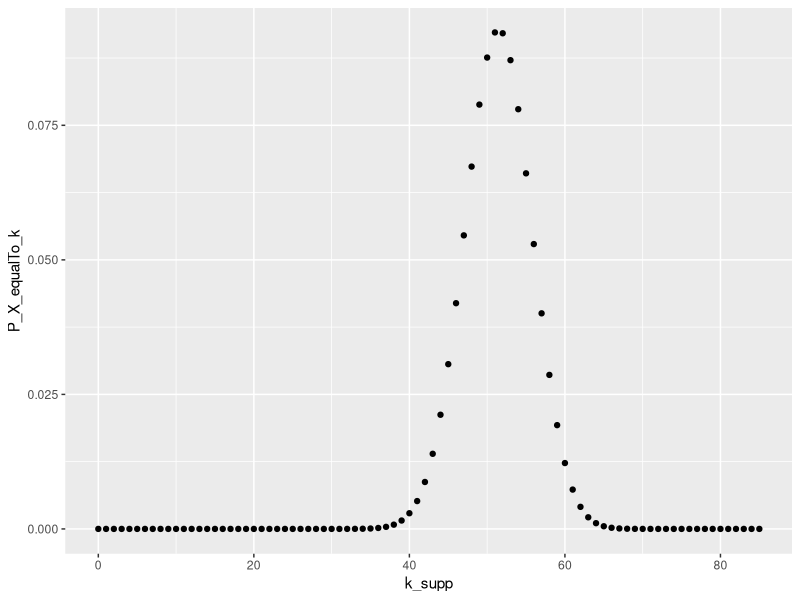
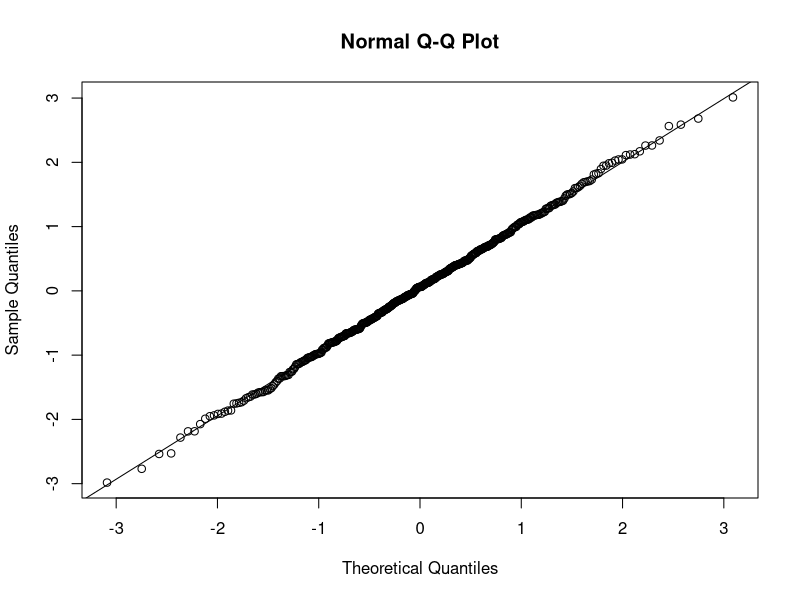
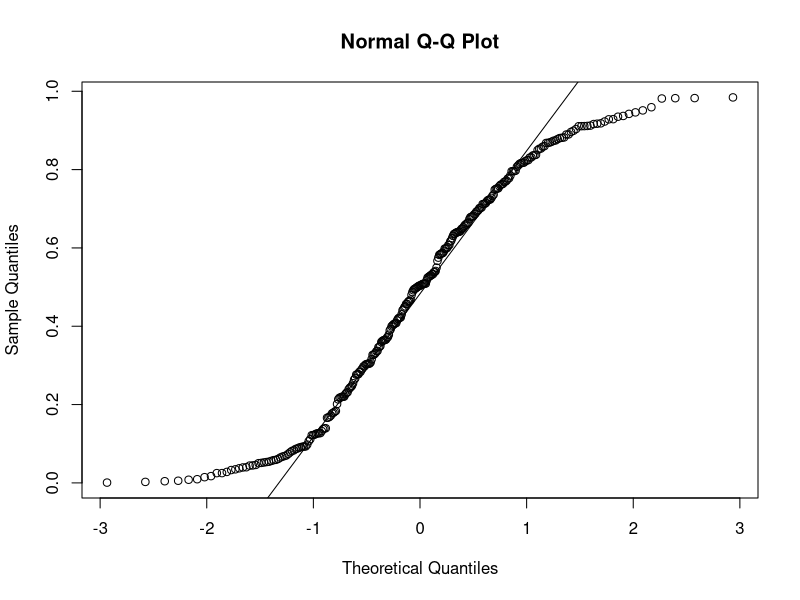

These figures' R source, in order:
## ---- chunk 1
knitr::opts_chunk$set(echo = TRUE)
library(ggplot2)
## ---- chunk 2
# Say we have the following (contingency) table
n_non_smoke_disease <- 35
n_smoke_disease <- 50
n_non_smoke_healthy <- 500
n_smoke_healthy <- 300

disease_smoke_tbl <- data.frame('disease' = c(n_non_smoke_disease, n_smoke_disease), 
                                'healthy' = c(n_non_smoke_healthy, n_smoke_healthy))

rownames(disease_smoke_tbl) <- c('non-smoke', 'smoke')

disease_smoke_tbl

# Then, we compare the disease proportions of smoke and non-smoke people.

# Null hypothesis H_0: p = p0. 
# - p is the diease proportion of one condition, non-smoke or smoke. 
# - p0 is the disease proportion of the other condition, and we take 
#   p0 as constant to perform one-sample proportion test. 

# If we use the disease proportion of smoke as p0:
prop.test(x = disease_smoke_tbl['non-smoke', 'disease'], n = sum(disease_smoke_tbl['non-smoke',]),
          p = disease_smoke_tbl['smoke', 'disease'] / sum(disease_smoke_tbl['smoke', ]),
          alternative = 'two.sided', correct = F)

# If we use the disease proportion of non-smoke as p0:
prop.test(x = disease_smoke_tbl['smoke', 'disease'], n = sum(disease_smoke_tbl['smoke',]),
          p = disease_smoke_tbl['non-smoke', 'disease'] / sum(disease_smoke_tbl['non-smoke', ]),
          alternative = 'two.sided', correct = F)

# If we use two-sample proportion test
prop.test(x = as.matrix(disease_smoke_tbl), alternative = 'two.sided', correct = F)
## ---- chunk 3
# sc represents statistical convention
sc_disease_smoke_tbl <- disease_smoke_tbl
sc_disease_smoke_tbl$total = rowSums(sc_disease_smoke_tbl)
sc_disease_smoke_tbl <- rbind(sc_disease_smoke_tbl, colSums(sc_disease_smoke_tbl))
rownames(sc_disease_smoke_tbl)[3] <- 'total'
sc_disease_smoke_tbl
## ---- chunk 4
# df is the shorthand for data frame.
disease_smoke_raw_df <- data.frame(
  disease = c(rep('yes', n_non_smoke_disease + n_smoke_disease), 
              rep('no', n_non_smoke_healthy + n_smoke_healthy)),
  smoke = c(rep('yes', n_smoke_disease), rep('no', n_non_smoke_disease),
            rep('yes', n_smoke_healthy), rep('no', n_non_smoke_healthy)),
  stringsAsFactors = F
)
head(disease_smoke_raw_df)

# Then, we prepare replace yes or no with more informative values.
# disease column:
# - yes -> disease
# - no  -> non-disease
# 
# smoke column
# - yes -> smoke
# - no  -> non-smoke
informative_ds_raw_df <- data.frame(
  disease = sapply(disease_smoke_raw_df$disease, function(x) {
    if (x == 'yes') {
      return('disease')
    } else if (x == 'no') {
      return('non-disease')
    } else {
      stop(paste("Unkown disease condition", x))
    }
  }), 
  smoke = sapply(disease_smoke_raw_df$smoke, function(x) {
    if (x == 'yes') {
      return('smoke')
    } else if (x == 'no') {
      return('non-smoke')
    } else {
      stop(paste("Unkown smoke condition", x))
    }
  })
)

# Generate contingency table
ds_2x2_tbl <- table(informative_ds_raw_df$smoke, informative_ds_raw_df$disease)
ds_2x2_tbl

# Identical to original table
disease_smoke_tbl
## ---- chunk 5
# Print the 2x2 table again
ds_2x2_tbl

# Perform chi square test
chisq.test(ds_2x2_tbl, correct = F)

# Compare to prop.test
prop.test(x = as.matrix(disease_smoke_tbl), alternative = 'two.sided', correct = F)
## ---- chunk 6
# This lists the number and marginal **sums**
sc_disease_smoke_tbl

# This lists the proportion and marginal **proportions**
sc_disease_smoke_tbl / sc_disease_smoke_tbl['total', 'total']

## ---- chunk 7
ds_2x2_tbl
n <- sum(ds_2x2_tbl)

p11 <- rowSums(ds_2x2_tbl)[1] / n * colSums(ds_2x2_tbl)[1] / n
p12 <- rowSums(ds_2x2_tbl)[1] / n * colSums(ds_2x2_tbl)[2] / n
p21 <- rowSums(ds_2x2_tbl)[2] / n * colSums(ds_2x2_tbl)[1] / n
p22 <- rowSums(ds_2x2_tbl)[2] / n * colSums(ds_2x2_tbl)[2] / n

e11 <- p11 * n
e12 <- p12 * n
e21 <- p21 * n
e22 <- p22 * n

x2_helper <- function(o, e) {
  return((o - e)^2 / e)
}

x2 <- x2_helper(ds_2x2_tbl[1, 1], e11) + 
      x2_helper(ds_2x2_tbl[1, 2], e12) + 
      x2_helper(ds_2x2_tbl[2, 1], e21) + 
      x2_helper(ds_2x2_tbl[2, 2], e22)
names(x2) <- 'x_square'
x2

# This is identical to the result of chisq.test
chisq.test(ds_2x2_tbl, correct = F)$statistic
## ---- chunk 8
ds_2x2_tbl

# Apply Fisher's exact test
fisher.test(ds_2x2_tbl, alternative='two.sided')

# Compare to chi-square test
chisq.test(ds_2x2_tbl, correct = F)
## ---- chunk 9
ds_2x2_tbl
n = sum(ds_2x2_tbl)

p_test_stat <- (choose(ds_2x2_tbl[1, 1] + ds_2x2_tbl[1, 2], ds_2x2_tbl[1, 1]) 
                * choose(ds_2x2_tbl[2, 1] + ds_2x2_tbl[2, 2], ds_2x2_tbl[2, 1])
                / choose(n, ds_2x2_tbl[1, 1] + ds_2x2_tbl[2, 1]))

p_test_stat
## ---- chunk 10
ds_2x2_tbl

N <- sum(ds_2x2_tbl)
K <- ds_2x2_tbl[1, 1] + ds_2x2_tbl[1, 2]
n <- ds_2x2_tbl[1, 1] + ds_2x2_tbl[2, 1]

k_supp <- seq(max(0, n+K-N), min(n, K))
# k_supp is as expected
k_supp

# We will use dhyper to calculate the probabilities
# From the documentation of dhyper:
# p(x) = choose(m, x) choose(n, k-x) / choose(m+n, k) 
# for x = 0, ..., k.
# Then, we plug in our parameters generated using the wikipedia notation:
P_X_equalTo_k <- dhyper(x = k_supp, m = K, n = N-K, k = n)
P_X_equalTo_k
# This is slightly confusing, you have to check each parameter carefully. 
qplot(x = k_supp, y = P_X_equalTo_k, geom = 'point')
## ---- chunk 11
two_sided_p_val <- sum(P_X_equalTo_k[
  P_X_equalTo_k <= P_X_equalTo_k[k_supp==ds_2x2_tbl[1,1]]])
two_sided_p_val

# Compare to fisher.test
two_sided_ref_p_val <- fisher.test(ds_2x2_tbl, alternative='two.sided')$p.val
two_sided_ref_p_val
all.equal(two_sided_p_val, two_sided_ref_p_val)

# alternative hypothesis is less than
one_sided_ahl_p_val <- sum(P_X_equalTo_k[k_supp <= ds_2x2_tbl[1, 1]])
one_sided_ahl_p_val

one_sided_ahl_ref_p_val <- fisher.test(ds_2x2_tbl, alternative='l')$p.val
one_sided_ahl_ref_p_val
all.equal(one_sided_ahl_p_val, one_sided_ahl_ref_p_val)

# alternative hypothesis is greater than
one_sided_ahg_p_val <- sum(P_X_equalTo_k[k_supp >= ds_2x2_tbl[1, 1]])
one_sided_ahg_p_val

one_sided_ahg_ref_p_val <- fisher.test(ds_2x2_tbl, alternative='g')$p.val
one_sided_ahg_ref_p_val
all.equal(one_sided_ahg_p_val, one_sided_ahg_ref_p_val)
## ---- chunk 12
ds_2x2_tbl2 <- ds_2x2_tbl
ds_2x2_tbl2[1, 1] <- 30
ds_2x2_tbl2[2, 1] <- 55
ds_2x2_tbl2
## ---- chunk 13
t(ds_2x2_tbl)
## ---- chunk 14
data <- matrix(c(6, 2, 8, 4), ncol=2, byrow=T)
mcnemar.test(data)

## ---- chunk 15
x <- rnorm(50) 
y <- runif(30)
## ---- chunk 16
ks.test(x,y)
## ---- chunk 17
ks.test(x, y, alternative = "less")
ks.test(x, y, alternative = "greater")
## ---- chunk 18
x <- rnorm(10)
y <- runif(6)
ks.test(x, y)
## ---- chunk 19
x <- rnorm(500) 
y <- runif(300)
## ---- chunk 20
qqnorm(x)
qqline(x)
## ---- chunk 21
qqnorm(y)
qqline(y)
